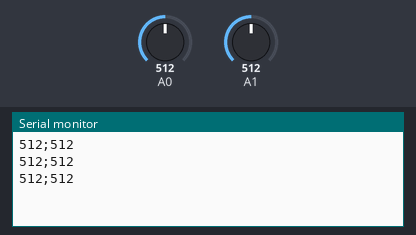
The sketch below on a simulated Arduino Uno, built with avr-gcc and run on an emulated ATmega328P. On the bench: the last lines printed to the serial monitor. The inputs (shaded band) are chosen by the test bench; at power-on: A0 = 512, A1 = 512.

Above: at 1.3 s.
1.4 s: A0 set to 716
At 1.9 s:
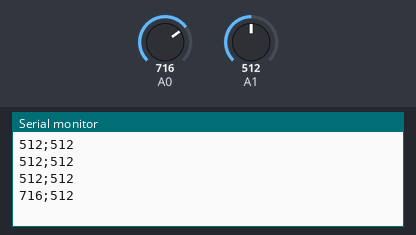
2.9 s: A1 set to 716
At 3.4 s:
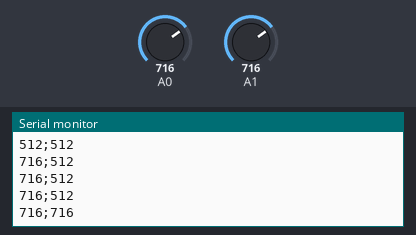
4.4 s: A0 set to 900
At 4.9 s:
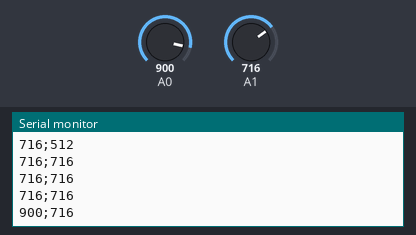
5.9 s: A1 set to 900
At 6.4 s:
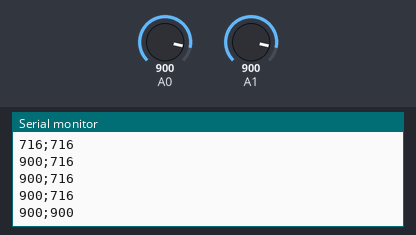
Timing chart, 0 to 8.4 s (numbered marks = the images above; inputs shaded):
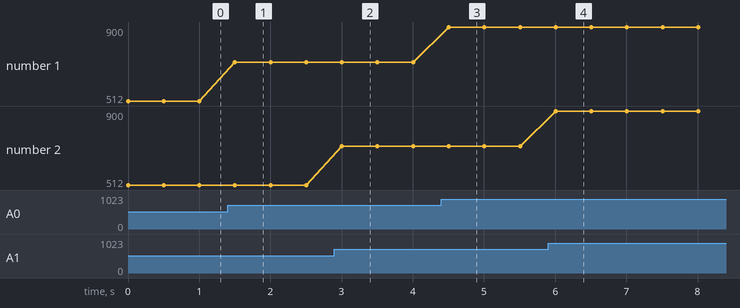

Measured:
- after the input at 1.4 s, the serial monitor: prints a new line after 0.10 s (image 1)
- after the input at 2.9 s, the serial monitor: prints a new line after 0.10 s (image 2)
- after the input at 4.4 s, the serial monitor: prints a new line after 0.11 s (image 3)
- after the input at 5.9 s, the serial monitor: prints a new line after 0.11 s (image 4)
- plotted number 1: 512 → 716 after the input at 1.4 s, 716 → 900 after the input at 4.4 s

The sketch:

Luminosidade.ino
```cpp
int sensor1 = 0;
int sensor2 = 150;
void setup() {
Serial.begin(9600);
}

void loop() {
sensor1 = analogRead(A0);
sensor2 = analogRead(A1);
Serial.print(sensor1);
Serial.print(";");
Serial.println(sensor2);
delay(500);
}
```
